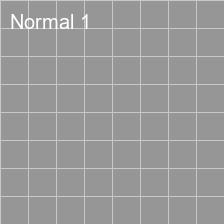
#> input picture solar1/solar/solar_panel_defect_detection/data/normal/normal_1.jpg, 224 x 224 px; its folder holds only this picture in this run
$ python simple_defect_highlight.py data/normal/normal_1.jpg
#> lines starting #> are read from the running program, lines starting #| are printed output that depends on the picture
"""
Defect Detection for Solar Panel Images
Works WITHOUT any dataset - uses pure image processing to detect defects in ANY image.
"""

import os
import cv2
import numpy as np
import matplotlib.pyplot as plt
from matplotlib.patches import Rectangle
import matplotlib.patches as mpatches


def detect_defects(image, sensitivity=0.5):
    """
    Region-based defect detection that works on ANY image without needing a dataset.

    Args:
        image: RGB image
        sensitivity: Detection sensitivity (0.0-1.0), higher = more strict detection

    Returns:
        List of detected defects
    """
    h, w = image.shape[:2]

    # Convert to grayscale
    if len(image.shape) == 3:
        gray = cv2.cvtColor(image, cv2.COLOR_RGB2GRAY)
    else:
        gray = image

    # Global statistics
    global_mean = np.mean(gray)
    global_std = np.std(gray)

    # Use coarser grid to avoid too many detections
    rows = 6
    cols = 10
    cell_h, cell_w = h // rows, w // cols

    # Base thresholds (will be adjusted by sensitivity)
    base_threshold = 0.5

    # Adjust threshold based on sensitivity
    # Higher sensitivity = higher threshold = stricter detection
    threshold = base_threshold + (sensitivity * 0.3)  # Range: 0.5 to 0.8

    defects = []

    for row in range(rows):
        for col in range(cols):
            y1, y2 = row * cell_h, (row + 1) * cell_h
            x1, x2 = col * cell_w, (col + 1) * cell_w

            cell = gray[y1:y2, x1:x2]
            if cell.size == 0:
                continue

            # Cell statistics
            mean_val = np.mean(cell)
            std_val = np.std(cell)
            min_val = np.min(cell)
            max_val = np.max(cell)

            # Deviation from global mean
            deviation = global_mean - mean_val
            abs_dev = abs(deviation)

            # ====== DEFECT DETECTION ======

            # 1. BURN MARK - Significantly darker than surroundings
            if (mean_val < global_mean * 0.75 and
                std_val > global_std * 0.5 and
                abs_dev > global_std * 0.6):

                confidence = min(1.0, (abs_dev / global_std) * 0.7 + 0.3)
                if confidence > threshold:
                    defects.append({
                        'bbox': (x1, y1, x2-x1, y2-y1),
                        'type': 'BURN_MARK',
                        'confidence': confidence,
                        'severity': 'CRITICAL' if confidence > 0.75 else 'HIGH' if confidence > 0.6 else 'MODERATE',
                        'row': row, 'col': col
                    })
                    continue

            # 2. HOTSPOT - Significantly brighter than surroundings
            if (mean_val > global_mean * 1.25 and
                std_val > global_std * 0.5 and
                abs_dev > global_std * 0.6):

                confidence = min(1.0, (abs_dev / global_std) * 0.7 + 0.3)
                if confidence > threshold:
                    defects.append({
                        'bbox': (x1, y1, x2-x1, y2-y1),
                        'type': 'HOTSPOT',
                        'confidence': confidence,
                        'severity': 'CRITICAL' if confidence > 0.75 else 'HIGH' if confidence > 0.6 else 'MODERATE',
                        'row': row, 'col': col
                    })
                    continue

            # 3. CRACK - High edge density
            edges = cv2.Canny(cell, 50, 150)
            edge_ratio = np.sum(edges > 0) / edges.size

            if edge_ratio > 0.15:
                confidence = min(1.0, edge_ratio * 4)
                if confidence > threshold + 0.1:  # Extra strict for cracks
                    defects.append({
                        'bbox': (x1, y1, x2-x1, y2-y1),
                        'type': 'CRACK',
                        'confidence': confidence,
                        'severity': 'HIGH' if confidence > 0.7 else 'MODERATE',
                        'row': row, 'col': col
                    })

    return defects


def visualize_defects(image, defects, output_path):
    """Create visualization of detected defects."""
    h, w = image.shape[:2]

    fig, ax = plt.subplots(1, 1, figsize=(16, 10))
    ax.imshow(image)

    # Colors
    colors = {
        'BURN_MARK': '#FF0000',
        'HOTSPOT': '#FF6600',
        'CRACK': '#FF00FF'
    }

    severity_colors = {
        'CRITICAL': (1.0, 0.0, 0.0, 0.5),
        'HIGH': (1.0, 0.4, 0.0, 0.45),
        'MODERATE': (1.0, 1.0, 0.0, 0.4)
    }

    found_types = set()

    if defects:
        # Sort by severity
        severity_order = {'CRITICAL': 0, 'HIGH': 1, 'MODERATE': 2}
        defects.sort(key=lambda x: (severity_order.get(x['severity'], 3), -x['confidence']))

        for d in defects:
            x, y, bw, bh = d['bbox']
            dtype = d['type']
            conf = d['confidence']
            sev = d['severity']

            found_types.add(dtype)
            color = colors.get(dtype, '#FF0000')
            sev_color = severity_colors.get(sev, (1, 1, 0, 0.3))

            # Background
            bg = Rectangle((x, y), bw, bh, facecolor=sev_color, edgecolor='none', zorder=1)
            ax.add_patch(bg)

            # Border
            border_w = 5 if sev == 'CRITICAL' else 4
            rect = Rectangle((x, y), bw, bh, linewidth=border_w,
                           edgecolor=color, facecolor='none', zorder=2)
            ax.add_patch(rect)

            # Label
            ax.text(x + 5, y + 20, f"{dtype}\n{conf:.0%}",
                   fontsize=9, weight='bold', color='white',
                   bbox=dict(boxstyle='round,pad=0.4', facecolor=color,
                            alpha=0.95, edgecolor='white', linewidth=2), zorder=3)

        # Condition
        critical = sum(1 for d in defects if d['severity'] == 'CRITICAL')
        high = sum(1 for d in defects if d['severity'] == 'HIGH')

        if critical > 0:
            condition = "CRITICAL - FAILED"
            title_color = '#FF0000'
        elif high > 0:
            condition = "DEGRADED"
            title_color = '#FF6600'
        else:
            condition = "MINOR DEFECTS"
            title_color = '#FFCC00'

        icon = "⚠️"
    else:
        condition = "NORMAL"
        title_color = '#00AA00'
        icon = "✓"

    # Title
    title = f"{icon} Solar Panel: {condition}"
    if defects:
        title += f" | {len(defects)} Defect(s)"

    ax.set_title(title, fontsize=16, weight='bold', color=title_color, pad=20)
    ax.set_axis_off()

    # Legend
    if found_types:
        legend = [mpatches.Patch(facecolor=colors[t], edgecolor='white',
                               label=t.replace('_', ' '), alpha=0.8)
                 for t in ['BURN_MARK', 'HOTSPOT', 'CRACK'] if t in found_types]
        if legend:
            ax.legend(handles=legend, loc='upper right', fontsize=11, framealpha=0.95)

    # Subtle grid
    for r in range(7):
        ax.axhline(r * h / 6, color='white', alpha=0.15, linewidth=0.5)
    for c in range(11):
        ax.axvline(c * w / 10, color='white', alpha=0.15, linewidth=0.5)

    plt.tight_layout()
    plt.savefig(output_path, dpi=200, bbox_inches='tight', facecolor='white')
    plt.close()


def main(image_path, output_path='result.png', sensitivity=0.5):
    """Main function - detect defects and create visualization."""
#> called with image_path = 'data/normal/normal_1.jpg', output_path = 'result.png', sensitivity = 0.5
    print(f"\nAnalyzing: {image_path}")

    # Load image
    img = cv2.imread(image_path)
#> img is the input picture: shape (224, 224, 3); min 122, max 255, mean 154.1
    if img is None:
        print(f"ERROR: Cannot load image: {image_path}")
        return None

    img = cv2.cvtColor(img, cv2.COLOR_BGR2RGB)
    h, w = img.shape[:2]
#> h = 224; w = 224
    print(f"Image: {w}x{h}")
#| Image: 224x224

    # Detect
    print(f"Detecting defects (sensitivity={sensitivity})...")
    defects = detect_defects(img, sensitivity=sensitivity)
#> in detect_defects, `global_mean = np.mean(gray)`: global_mean = 154.1
#> in detect_defects, `global_std = np.std(gray)`: global_std = 14.63
#> after the loop in detect_defects, `for row in range(rows):`: defects = 10 items
#> defects = 10 items

    print(f"Found: {len(defects)} defect(s)")
#| Found: 10 defect(s)

    # Visualize
    visualize_defects(img, defects, output_path)
#> the loop in visualize_defects, `for d in defects:` made 10 passes
#> (x, y, conf) on passes 1 to 10: (22, 0, 1), (66, 0, 0.929), (44, 0, 0.914), (22, 111, 0.757), (44, 111, 0.757), (66, 111, 0.757), (110, 111, 0.757), (132, 111, 0.757), (154, 111, 0.757), (176, 111, 0.757)
#> after the loop in visualize_defects, `for d in defects:`: found_types = 1 item
#> in visualize_defects, `critical = sum(1 for d in defects if d['severity'] == 'CRITICAL')`: critical = 0
#> in visualize_defects, `high = sum(1 for d in defects if d['severity'] == 'HIGH')`: high = 10
#> in visualize_defects, `title += f" | {len(defects)} Defect(s)"`: title = '⚠️ Solar Panel: DEGRADED | 10 Defect(s)'
#> in visualize_defects, `legend = [mpatches.Patch(facecolor=colors[t], edgecolor='white', label..`: legend = 1 item
#> in visualize_defects, `plt.savefig(output_path, dpi=200, bbox_inches='tight', facecolor='whit..`:
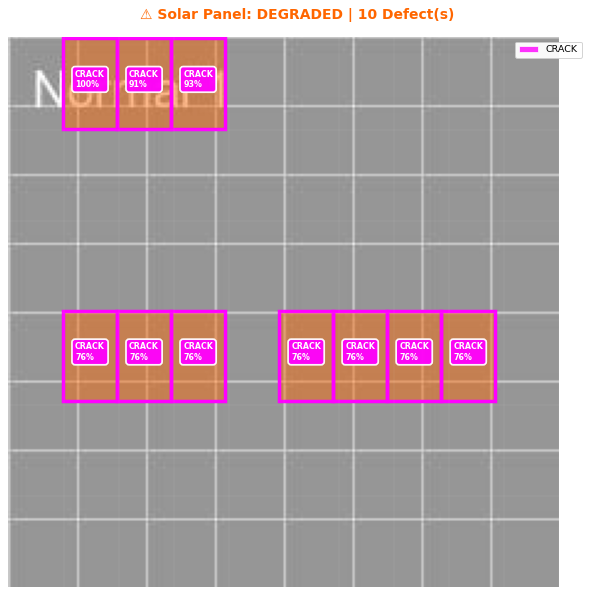
#> figure drawn by matplotlib, 1 panel
    print(f"Saved: {output_path}")

    # Condition
    if defects:
        critical = sum(1 for d in defects if d['severity'] == 'CRITICAL')
#> critical = 0
        high = sum(1 for d in defects if d['severity'] == 'HIGH')
#> high = 10

        if critical > 0:
            condition = "CRITICAL - FAILED"
        elif high > 0:
            condition = "DEGRADED"
        else:
            condition = "MINOR DEFECTS"
    else:
        condition = "NORMAL"

    print(f"Condition: {condition}")

    return {
        'defects': defects,
        'condition': condition,
        'count': len(defects)
    }


if __name__ == "__main__":
    import argparse

    parser = argparse.ArgumentParser(description='Detect defects in ANY image - no dataset needed')
    parser.add_argument('image', help='Image path')
    parser.add_argument('-o', '--output', default='result.png', help='Output path')
    parser.add_argument('-s', '--sensitivity', type=float, default=0.5,
                       help='Sensitivity 0-1, higher = stricter detection')

    args = parser.parse_args()
    main(args.image, args.output, args.sensitivity)
